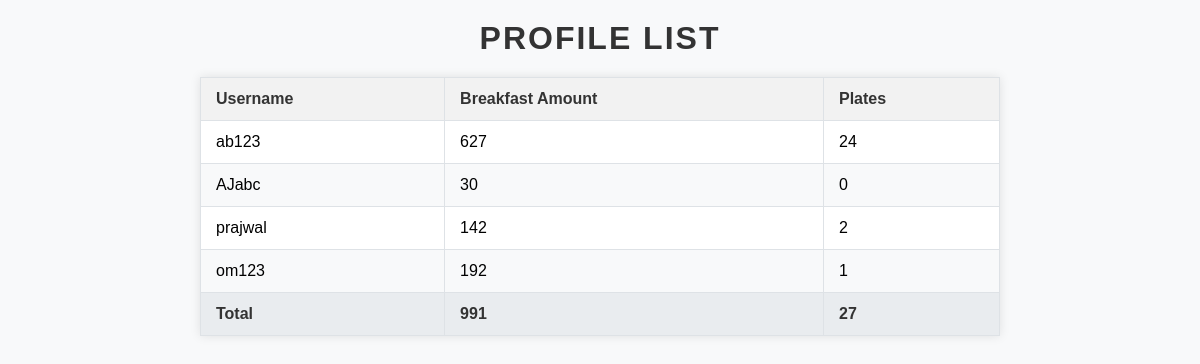
Page /profiles/ on the earlier database version.
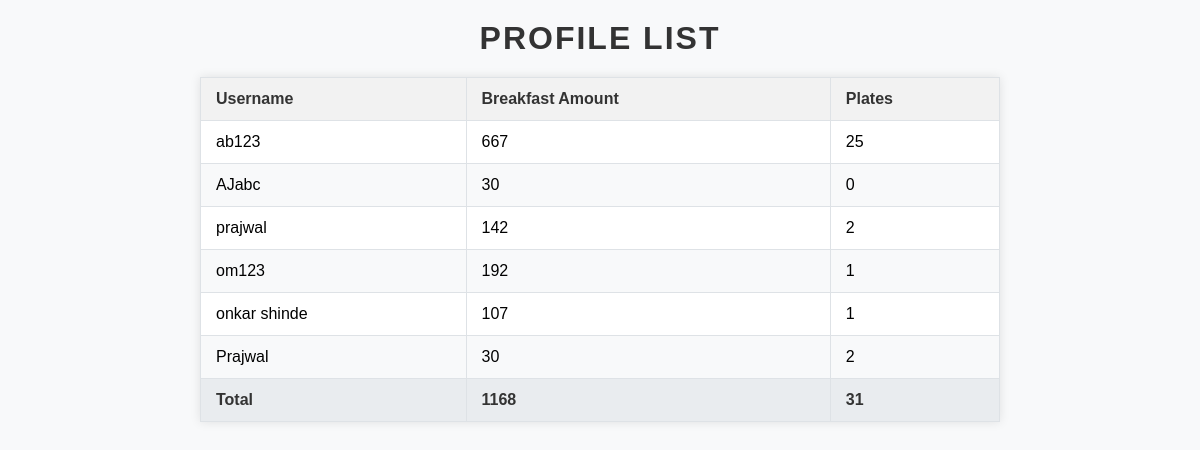
Same page on the later database version.
### app1/models.py (models this page shows, shortened)
class Profile(models.Model):
    user = models.OneToOneField(User, on_delete=models.CASCADE)
    breakfast_amt = models.IntegerField(default=0)
    plates = models.IntegerField(default=0)
    lunch_amt = models.IntegerField(default=0)

### app1/views.py (the view)
# urls.py: path('profiles/', views.profile_listPage, name='profile_list'),
def profile_listPage(request):
    profiles = Profile.objects.all()
    total_breakfast_amt = sum(profile.breakfast_amt for profile in profiles)
    total_plates = sum(profile.plates for profile in profiles)
    context = {
        'profiles': profiles,
        'total_breakfast_amt': total_breakfast_amt,
        'total_plates': total_plates,
    }
    return render(request, 'profile_list.html', context)

### templates/profile_list.html (shortened to what this page needs)
<!DOCTYPE html>
<html lang="en">
<head>
</head>
<body>
    <h1>Profile List</h1>
    <table>
        <thead>
            <tr>
                <th>Username</th>
                <th>Breakfast Amount</th>
                <th>Plates</th>
            </tr>
        </thead>
        <tbody>
            {% for profile in profiles %}
                <tr>
                    <td>{{ profile.user.username }}</td>
                    <td>{{ profile.breakfast_amt }}</td>
                    <td>{{ profile.plates }}</td>
                </tr>
            {% endfor %}
            <tr class="total-row">
                <td><strong>Total</strong></td>
                <td>{{ total_breakfast_amt }}</td>
                <td>{{ total_plates }}</td>
            </tr>
        </tbody>
    </table>
</body>
</html>

### templates/profile_list.html (style rules this page uses)
body { font-family: Arial, sans-serif; margin: 0; padding: 0; background-color: #f8f9fa; }
h1 { text-align: center; margin: 20px 0; color: #333; text-transform: uppercase; letter-spacing: 2px; }
table { width: 80%; max-width: 800px; margin: 20px auto; border-collapse: collapse; background-color: #fff; box-shadow: 0 0 10px rgba(0, 0, 0, 0.1); }
th, td { padding: 12px 15px; border: 1px solid #dee2e6; }
th { background-color: #f2f2f2; font-weight: bold; color: #333; text-align: left; text-transform: capitalize; }
tr:nth-child(even) { background-color: #f8f9fa; }
.total-row { font-weight: bold; background-color: #e9ecef; color: #333; }

Differences in the rows shown:
changed Profile "ab123": breakfast_amt "627" → "667"; plates "24" → "25"
added Profile: user.username "onkar shinde", breakfast_amt "107", plates "1"
added Profile: user.username "Prajwal", breakfast_amt "30", plates "2"
Other differences:
{{ total_breakfast_amt }}: "991" → "1168"
{{ total_plates }}: "27" → "31"
